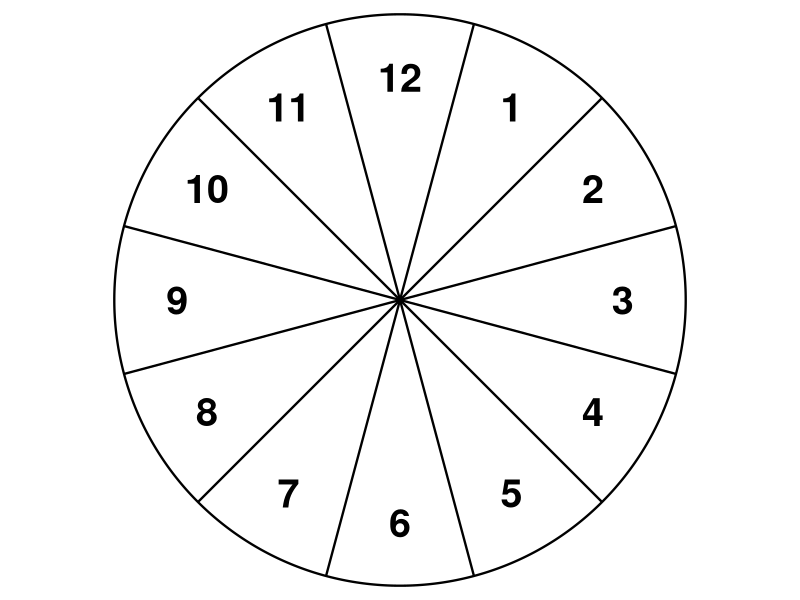
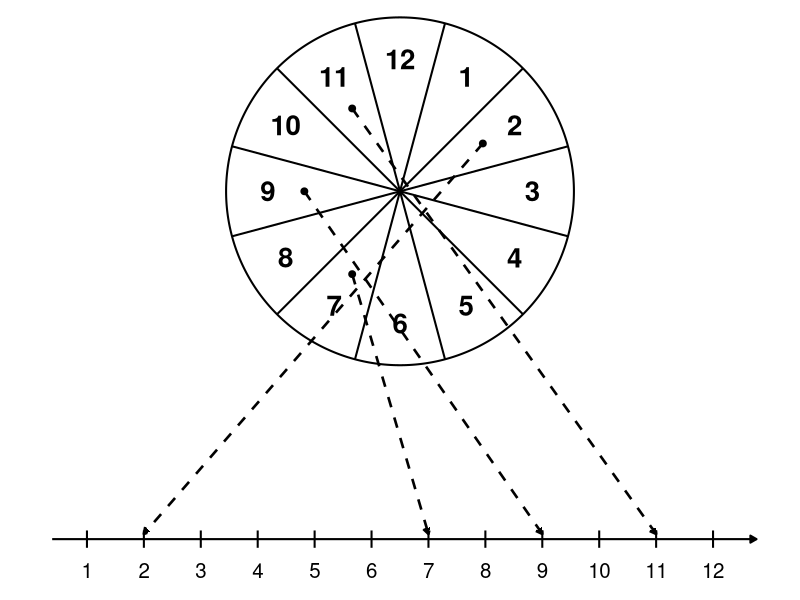
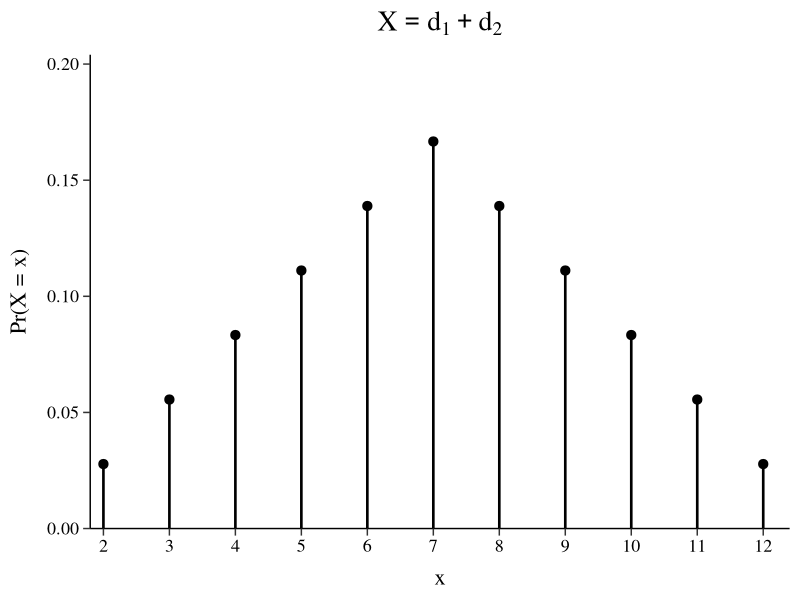
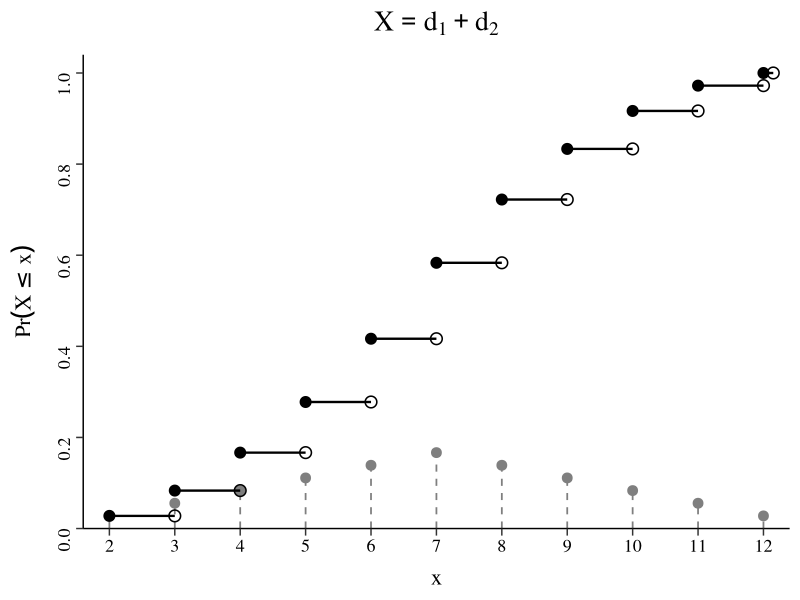

Reproduce these figures in R, in order.
## ---- chunk 1
#| echo: false
#| fig-width: 10
#| fig-height: 6.2
#| out-width: 50%
#| fig-align: center
#| warning: false
#| message: false
#| fig-format: svg

library(ggplot2)

n <- 12
raio <- 1
raio_texto <- 0.78
horas <- c(12, 1:11)

# Ângulos centrais de cada fatia (12 no topo, depois sentido horário)
ang_centros <- pi/2 - (0:(n - 1)) * 2*pi/n

# Linhas divisórias entre as fatias
ang_linhas <- pi/2 + pi/n - (0:(n - 1)) * 2*pi/n

# Contorno do círculo
circulo <- data.frame(
  x = raio * cos(seq(0, 2*pi, length.out = 500)),
  y = raio * sin(seq(0, 2*pi, length.out = 500))
)

# Linhas radiais
linhas <- data.frame(
  x = 0,
  y = 0,
  xend = raio * cos(ang_linhas),
  yend = raio * sin(ang_linhas)
)

# Números no meio de cada fatia
rotulos <- data.frame(
  hora = horas,
  x = raio_texto * cos(ang_centros),
  y = raio_texto * sin(ang_centros)
)

ggplot() +
  geom_polygon(
    data = circulo,
    aes(x, y),
    fill = "white",
    color = "black",
    linewidth = 0.8
  ) +
  geom_segment(
    data = linhas,
    aes(x = x, y = y, xend = xend, yend = yend),
    linewidth = 0.8,
    color = "black"
  ) +
  geom_text(
    data = rotulos,
    aes(x = x, y = y, label = hora),
    size = 10,
    family = "sans",
    fontface = "bold"
  ) +
  coord_equal(
    xlim = c(-1.05, 1.05),
    ylim = c(-1.05, 1.05),
    expand = FALSE,
    clip = "off"
  ) +
  theme_void() +
  theme(
    plot.background  = element_rect(fill = "transparent", color = NA),
    panel.background = element_rect(fill = "transparent", color = NA)
  )
## ---- chunk 2
#| echo: false
#| fig-width: 10
#| fig-height: 6.2
#| out-width: 80%
#| fig-align: center
#| warning: false
#| message: false
#| fig-format: svg

library(ggplot2)
library(grid)

n <- 12
raio <- 1
raio_texto <- 0.76
raio_seta  <- 0.55
horas <- c(12, 1:11)

# Centro do círculo
cx <- 0
cy <- 0.55

# Setores com setas
setores_com_setas <- c(11, 9, 7, 2)

# Ângulos
ang_centros <- pi/2 - (0:(n - 1)) * 2*pi/n
ang_linhas  <- pi/2 + pi/n - (0:(n - 1)) * 2*pi/n

# Contorno do círculo
circulo <- data.frame(
  x = cx + raio * cos(seq(0, 2*pi, length.out = 500)),
  y = cy + raio * sin(seq(0, 2*pi, length.out = 500))
)

# Linhas divisórias
linhas <- data.frame(
  x = cx,
  y = cy,
  xend = cx + raio * cos(ang_linhas),
  yend = cy + raio * sin(ang_linhas)
)

# Números no meio de cada fatia
rotulos <- data.frame(
  hora = horas,
  ang  = ang_centros,
  x = cx + raio_texto * cos(ang_centros),
  y = cy + raio_texto * sin(ang_centros)
)

# Reta numérica
eixo_y  <- -1.45
x_ticks <- seq(-1.8, 1.8, length.out = 12)

eixo <- data.frame(
  valor = 1:12,
  x = x_ticks,
  y = eixo_y
)

# Setas saindo de pontos internos dos setores
setas <- rotulos[match(setores_com_setas, rotulos$hora), c("hora", "ang")]
setas$x    <- cx + raio_seta * cos(setas$ang)
setas$y    <- cy + raio_seta * sin(setas$ang)
setas$xend <- x_ticks[match(setas$hora, 1:12)]
setas$yend <- eixo_y + 0.03

ggplot() +
  geom_polygon(
    data = circulo,
    aes(x, y),
    fill = "white",
    color = "black",
    linewidth = 0.7
  ) +
  geom_segment(
    data = linhas,
    aes(x = x, y = y, xend = xend, yend = yend),
    linewidth = 0.7,
    color = "black"
  ) +
  geom_text(
    data = rotulos,
    aes(x = x, y = y, label = hora),
    size = 7,
    family = "sans",
    fontface = "bold"
  ) +
  geom_segment(
    aes(
      x = min(x_ticks) - 0.2, y = eixo_y,
      xend = max(x_ticks) + 0.25, yend = eixo_y
    ),
    linewidth = 0.7,
    color = "black",
    arrow = arrow(length = unit(0.18, "cm"), type = "closed")
  ) +
  geom_segment(
    data = eixo,
    aes(x = x, y = y - 0.05, xend = x, yend = y + 0.05),
    linewidth = 0.7,
    color = "black"
  ) +
  geom_text(
    data = eixo,
    aes(x = x, y = y - 0.18, label = valor),
    size = 5.2,
    family = "sans"
  ) +
  geom_segment(
    data = setas,
    aes(x = x, y = y, xend = xend, yend = yend),
    linewidth = 0.9,
    color = "black",
    linetype = "dashed",
    arrow = arrow(length = unit(0.18, "cm"), type = "closed")
  ) +
  geom_point(
    data = setas,
    aes(x = x, y = y),
    size = 2,
    color = "black"
  ) +
  coord_equal(
    xlim = c(-2.25, 2.25),
    ylim = c(-1.8, 1.65),
    expand = FALSE,
    clip = "off"
  ) +
  theme_void() +
  theme(
    plot.background  = element_rect(fill = "transparent", color = NA),
    panel.background = element_rect(fill = "transparent", color = NA)
  )
## ---- chunk 3
#| echo: false
#| label: fig-fmp-dois-dados-ggplot
#| fig-cap: "Função massa de probabilidade de $X=d_1+d_2$."
#| fig-width: 6.5
#| fig-height: 4.8
#| warning: false
#| message: false

library(ggplot2)
library(scales)

df <- data.frame(
  x = 2:12,
  fx = c(1, 2, 3, 4, 5, 6, 5, 4, 3, 2, 1) / 36
)

ggplot(df, aes(x = x, y = fx)) +
  geom_linerange(aes(ymin = 0, ymax = fx), linewidth = 0.9, lineend = "round") +
  geom_point(size = 2.8) +
  scale_x_continuous(
    breaks = 2:12,
    expand = expansion(mult = c(0.02, 0.04))
  ) +
  scale_y_continuous(
    limits = c(0, .2),
    breaks = seq(0, 0.2, by = 0.05),
    labels = label_number(accuracy = 0.01),
    expand = expansion(mult = c(0, 0.02))
  ) +
  labs(
    title = expression(X == d[1] + d[2]),
    x = "x",
    y = "Pr(X = x)"
  ) +
  theme_classic(base_size = 15, base_family = "serif") +
  theme(
    plot.title = element_text(
      hjust = 0.5,
      size = 20,
      margin = margin(b = 10)
    ),
    axis.title.x = element_text(
      size = 16,
      margin = margin(t = 10)
    ),
    axis.title.y = element_text(
      size = 16,
      margin = margin(r = 12)
    ),
    axis.text = element_text(
      size = 13,
      colour = "black"
    ),
    axis.line = element_line(linewidth = 0.5),
    axis.ticks = element_line(linewidth = 0.5),
    axis.ticks.length = grid::unit(0.18, "cm")
  )
## ---- chunk 4
#| label: fig-pmf-cdf-dois-dados
#| fig-cap: "Em cinza, $f(x)=\\Pr(X=x)$; em preto, $F(x)=\\Pr(X \\le x)$, para $X=d_1+d_2$."
#| fig-width: 6.5
#| fig-height: 4.8
#| echo: false
#| warning: false
#| message: false

library(ggplot2)
library(scales)

df <- data.frame(
  x  = 2:12,
  fx = c(1, 2, 3, 4, 5, 6, 5, 4, 3, 2, 1) / 36
)

df$Fx <- cumsum(df$fx)
df$x_right <- c(3:12, 12.15)

ggplot(df, aes(x = x)) +
  # f(x): função massa de probabilidade
  geom_segment(
    aes(xend = x, y = 0, yend = fx),
    linewidth = 0.6,
    colour = "grey50",
    linetype = 2
  ) +
  geom_point(
    aes(y = fx),
    size = 3,
    colour = "grey50"
  ) +
  # F(x): função de distribuição acumulada
  geom_segment(
    aes(xend = x_right, y = Fx, yend = Fx),
    linewidth = 0.8,
    colour = "black"
  ) +
  geom_point(
    aes(y = Fx),
    size = 3.4,
    colour = "black"
  ) +
  geom_point(
    aes(x = x_right, y = Fx),
    shape = 1,
    size = 3.4,
    stroke = 0.8,
    colour = "black"
  ) +
  scale_x_continuous(
    breaks = 2:12,
    limits = c(1.6, 12.4),
    expand = expansion(mult = c(0, 0))
  ) +
  scale_y_continuous(
    limits = c(0, 1.04),
    breaks = seq(0, 1, by = 0.2),
    labels = label_number(accuracy = 0.1),
    expand = expansion(mult = c(0, 0))
  ) +
  labs(
    title = expression(X == d[1] + d[2]),
    x = "x",
    y = expression(Pr(X <= x))
  ) +
  theme_classic(base_size = 15, base_family = "serif") +
  theme(
    plot.title = element_text(
      hjust = 0.5,
      size = 20,
      margin = margin(b = 10)
    ),
    axis.title.x = element_text(
      size = 16,
      margin = margin(t = 10)
    ),
    axis.title.y = element_text(
      size = 16,
      margin = margin(r = 12)
    ),
    axis.text = element_text(
      size = 13,
      colour = "black"
    ),
    axis.text.y = element_text(angle = 90, vjust = 0.5),
    axis.line = element_line(linewidth = 0.5),
    axis.ticks = element_line(linewidth = 0.5),
    axis.ticks.length = grid::unit(0.18, "cm")
  )
